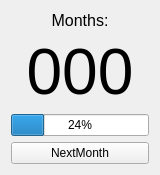
   <widget class="QWidget" name="verticalLayoutWidget">
    <property name="geometry">
     <rect>
      <x>880</x>
      <y>0</y>
      <width>160</width>
      <height>160</height>
     </rect>
    </property>
    <layout class="QVBoxLayout" name="monthsLayout">
     <item>
      <widget class="QLabel" name="labelMonthsText">
       <property name="font">
        <font>
         <pointsize>12</pointsize>
        </font>
       </property>
       <property name="text">
        <string>Months:</string>
       </property>
       <property name="alignment">
        <set>Qt::AlignCenter</set>
       </property>
      </widget>
     </item>
     <item>
      <widget class="QLabel" name="labelMonths">
       <property name="font">
        <font>
         <pointsize>48</pointsize>
        </font>
       </property>
       <property name="text">
        <string>000</string>
       </property>
       <property name="alignment">
        <set>Qt::AlignCenter</set>
       </property>
      </widget>
     </item>
     <item>
      <widget class="QProgressBar" name="progressBar">
       <property name="value">
        <number>24</number>
       </property>
       <property name="textVisible">
        <bool>true</bool>
       </property>
       <property name="orientation">
        <enum>Qt::Horizontal</enum>
       </property>
       <property name="textDirection">
        <enum>QProgressBar::TopToBottom</enum>
       </property>
       <property name="format">
        <string>%p%</string>
       </property>
      </widget>
     </item>
     <item>
      <widget class="QPushButton" name="nextMonthBtn">
       <property name="sizePolicy">
        <sizepolicy hsizetype="Minimum" vsizetype="Preferred">
         <horstretch>0</horstretch>
         <verstretch>0</verstretch>
        </sizepolicy>
       </property>
       <property name="text">
        <string>NextMonth</string>
       </property>
      </widget>
     </item>
    </layout>
   </widget>
